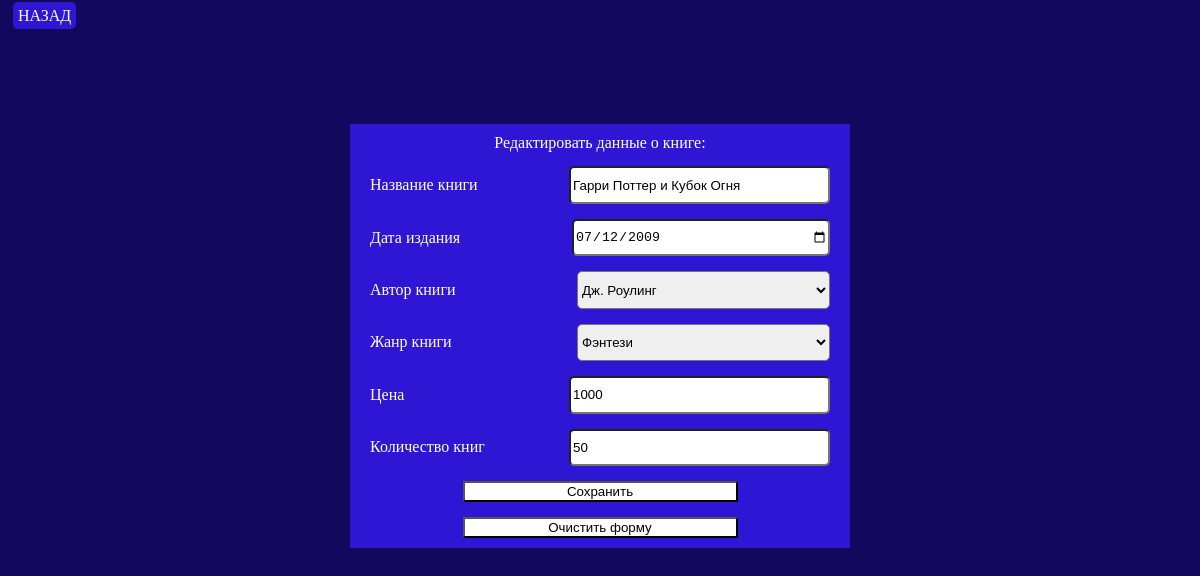
Screenshot of /update_books.php?red_id=31 with the database file from the repository.
### tables this page shows
CREATE TABLE `books` (
  `B_ID` int(20) NOT NULL COMMENT 'Код книги',
  `B_TITLE` varchar(45) NOT NULL COMMENT 'Название книги',
  `B_DATE` date NOT NULL COMMENT 'Дата издания',
  `B_AUTHORS` int(15) NOT NULL COMMENT 'ВК к Authors',
  `B_GENRES` int(15) NOT NULL COMMENT 'ВК к Genres',
  `B_PRICE` int(10) NOT NULL COMMENT 'Цена Книги',
  `B_NUMBERS` int(10) NOT NULL COMMENT 'Количество книг'
);

### update_books.php (the view, shortened to what this page needs)
<?php
	include 'connect.php';
	$red_id = htmlentities(trim($_GET['red_id']));
	if(isset($red_id))
	{
		$sql_select = "SELECT `B_ID`, `B_TITLE`, `B_DATE`, `B_AUTHORS`, `B_GENRES`, `B_PRICE`, `B_NUMBERS` FROM `books` WHERE `B_ID`='$red_id'";
		$result_select = mysqli_query($link, $sql_select);
		$row = mysqli_fetch_array($result_select);
	}
?>
<!DOCTYPE html>
<html lang="ru">
<head>
	<link rel="stylesheet" href="css/index.css">
	<link rel="stylesheet" href="css/reset.css">
</head>
<body>
	<a class="button" href="table-book.php">НАЗАД</a>
	<form class="flex-box" method="post">
		<h1>Редактировать  данные о книге: </h1>
		<div class="item">
			<h1>Название книги</h1>
			<input type="text" name="B_TITLE" value="<?= isset($red_id) ? $row['B_TITLE'] : ''; ?>">
		</div>
		<div class="item">
			<h1>Дата издания</h1>
			<input type="date" name="B_DATE" value="<?= isset($red_id) ? $row['B_DATE'] : ''; ?>">
		</div>
		<div class="item">
			<h1>Автор книги</h1>
			<select name="B_AUTHORS">
				<?php
					include 'connect.php';
					$select_authors1 = "SELECT `A_ID`, `A_FIO` FROM `authors` WHERE `authors`.`A_ID` = (SELECT `B_AUTHORS` FROM `books` WHERE `books`.`B_ID` = '$red_id')";
					$result_authors1 = mysqli_query($link, $select_authors1);
					while ($row_authors1 = mysqli_fetch_array($result_authors1))
					{
						echo "<option value='".$row_authors1['A_ID']."'>".$row_authors1['A_FIO']."</option>";
					}
				?>
			</select>
		</div>
		<div class="item">
			<h1>Жанр книги</h1>
			<select name="B_GENRES">
				<?php
					include 'connect.php';
					$select_genres1 = "SELECT `G_ID`, `G_NAME` FROM `genres` WHERE `genres`.`G_ID` = (SELECT `B_GENRES` FROM `books` WHERE `books`.`B_ID` = '$red_id')";
					$result_genres1 = mysqli_query($link, $select_genres1);
					while ($row_genres1 = mysqli_fetch_array($result_genres1))
					{
						echo "<option value='".$row_genres1['G_ID']."'>".$row_genres1['G_NAME']."</option>";
					}
				?>
			</select>
		</div>
		<div class="item">
			<h1>Цена</h1>
			<input type="text" name="B_PRICE" value="<?= isset($red_id) ? $row['B_PRICE'] : ''; ?>">
		</div>
		<div class="item">
			<h1>Количество книг</h1>
			<input type="text" name="B_NUMBERS" value="<?= isset($red_id) ? $row['B_NUMBERS'] : ''; ?>">
		</div>
		<input type="submit" value="Сохранить">
		<input type="reset" value="Очистить форму">
	</form>
</body>
</html>

### css/index.css (style rules this page uses)
body { background-color: #14085e; color: white; line-height: 2; }
h1, div { text-align: center; }
a { text-decoration: none; color: #ffffff; }
.button { color: white; background-color: #2f16d4; border-radius: 5px; padding: 5px; transition: all 0.5s; margin: 5px; }
.flex-box { display: flex; flex-direction: column; background-color: #2f16d4; width: 500px; margin: 100px auto; text-align: center; }
.flex-box .item { display: flex; flex-direction: row; justify-content: space-between; margin: 5px 20px 10px; }
.flex-box .item input, select { width: 55%; border-radius: 5px; }
.flex-box input[type="submit"], input[type="reset"] { width: 55%; margin: 5px auto 10px; background-color: white; }

### rows the page displays
books: B_TITLE "Гарри Поттер и Кубок Огня", B_DATE "07/12/2009", B_PRICE "1000", B_NUMBERS "50"

### other values shown
form field B_AUTHORS "Дж. Роулинг"
form field B_GENRES "Фэнтези"
